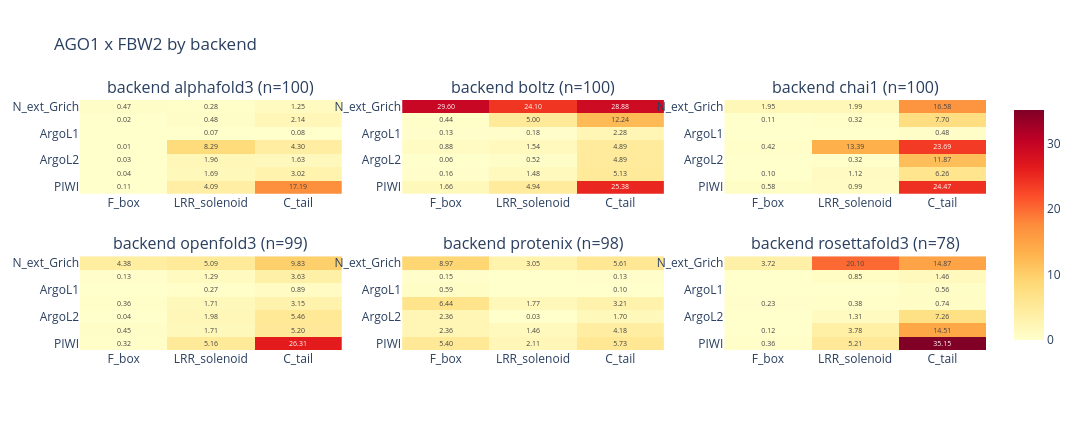

Write notebook code for a chart like this one.
### Markdown cell above
## Per-backend breakdown

Cross-architecture agreement check: do the six ABCfold backends place the
same domain–domain contacts? One panel per couple, one heatmap per surviving
backend, shared colour scale.

### Code cell
backends = sorted(df["backend"].dropna().unique())
backend_n_models = df.groupby("backend")["fname"].nunique()
print(f"{len(backends)} backend(s): " + ", ".join(f'{b} (n={backend_n_models[b]})' for b in backends))
panel_by("backend", backends, backend_n_models, "backend", "per_backend")

### Figure 1 — Plotly figure (JSON) as saved in the notebook; plotly's stock layout.template omitted (floating-point values rounded to 4 significant figures)
{"data": [{"colorscale": [[0.0, "rgb(255,255,204)"], [0.125, "rgb(255,237,160)"], [0.25, "rgb(254,217,118)"], [0.375, "rgb(254,178,76)"], [0.5, "rgb(253,141,60)"], [0.625, "rgb(252,78,42)"], [0.75, "rgb(227,26,28)"], [0.875, "rgb(189,0,38)"], [1.0, "rgb(128,0,38)"]], "hovertemplate": "backend alphafold3<br>%{y} / %{x}<br>%{z:.3f}/model<extra></extra>", "showscale": false, "text": [["0.47", "0.28", "1.25"], ["0.02", "0.48", "2.14"], ["", "0.07", "0.08"], ["0.01", "8.29", "4.30"], ["0.03", "1.96", "1.63"], ["0.04", "1.69", "3.02"], ["0.11", "4.09", "17.19"]], "textfont": {"size": 7}, "texttemplate": "%{text}", "type": "heatmap", "x": ["F_box", "LRR_solenoid", "C_tail"], "xaxis": "x", "y": ["N_ext_Grich", "ArgoN", "ArgoL1", "PAZ", "ArgoL2", "MID", "PIWI"], "yaxis": "y", "z": [[0.47, 0.28, 1.25], [0.02, 0.48, 2.14], [0.0, 0.07, 0.08], [0.01, 8.29, 4.3], [0.03, 1.96, 1.63], [0.04, 1.69, 3.02], [0.11, 4.09, 17.19]], "zmax": 35.15, "zmin": 0}, {"colorscale": [[0.0, "rgb(255,255,204)"], [0.125, "rgb(255,237,160)"], [0.25, "rgb(254,217,118)"], [0.375, "rgb(254,178,76)"], [0.5, "rgb(253,141,60)"], [0.625, "rgb(252,78,42)"], [0.75, "rgb(227,26,28)"], [0.875, "rgb(189,0,38)"], [1.0, "rgb(128,0,38)"]], "hovertemplate": "backend boltz<br>%{y} / %{x}<br>%{z:.3f}/model<extra></extra>", "showscale": false, "text": [["29.60", "24.10", "28.88"], ["0.44", "5.00", "12.24"], ["0.13", "0.18", "2.28"], ["0.88", "1.54", "4.89"], ["0.06", "0.52", "4.89"], ["0.16", "1.48", "5.13"], ["1.66", "4.94", "25.38"]], "textfont": {"size": 7}, "texttemplate": "%{text}", "type": "heatmap", "x": ["F_box", "LRR_solenoid", "C_tail"], "xaxis": "x2", "y": ["N_ext_Grich", "ArgoN", "ArgoL1", "PAZ", "ArgoL2", "MID", "PIWI"], "yaxis": "y2", "z": [[29.6, 24.1, 28.88], [0.44, 5.0, 12.24], [0.13, 0.18, 2.28], [0.88, 1.54, 4.89], [0.06, 0.52, 4.89], [0.16, 1.48, 5.13], [1.66, 4.94, 25.38]], "zmax": 35.15, "zmin": 0}, {"colorscale": [[0.0, "rgb(255,255,204)"], [0.125, "rgb(255,237,160)"], [0.25, "rgb(254,217,118)"], [0.375, "rgb(254,178,76)"], [0.5, "rgb(253,141,60)"], [0.625, "rgb(252,78,42)"], [0.75, "rgb(227,26,28)"], [0.875, "rgb(189,0,38)"], [1.0, "rgb(128,0,38)"]], "hovertemplate": "backend chai1<br>%{y} / %{x}<br>%{z:.3f}/model<extra></extra>", "showscale": false, "text": [["1.95", "1.99", "16.58"], ["0.11", "0.32", "7.70"], ["", "", "0.48"], ["0.42", "13.39", "23.69"], ["", "0.32", "11.87"], ["0.10", "1.12", "6.26"], ["0.58", "0.99", "24.47"]], "textfont": {"size": 7}, "texttemplate": "%{text}", "type": "heatmap", "x": ["F_box", "LRR_solenoid", "C_tail"], "xaxis": "x3", "y": ["N_ext_Grich", "ArgoN", "ArgoL1", "PAZ", "ArgoL2", "MID", "PIWI"], "yaxis": "y3", "z": [[1.95, 1.99, 16.58], [0.11, 0.32, 7.7], [0.0, 0.0, 0.48], [0.42, 13.39, 23.69], [0.0, 0.32, 11.87], [0.1, 1.12, 6.26], [0.58, 0.99, 24.47]], "zmax": 35.15, "zmin": 0}, {"colorscale": [[0.0, "rgb(255,255,204)"], [0.125, "rgb(255,237,160)"], [0.25, "rgb(254,217,118)"], [0.375, "rgb(254,178,76)"], [0.5, "rgb(253,141,60)"], [0.625, "rgb(252,78,42)"], [0.75, "rgb(227,26,28)"], [0.875, "rgb(189,0,38)"], [1.0, "rgb(128,0,38)"]], "hovertemplate": "backend openfold3<br>%{y} / %{x}<br>%{z:.3f}/model<extra></extra>", "showscale": false, "text": [["4.38", "5.09", "9.83"], ["0.13", "1.29", "3.63"], ["", "0.27", "0.89"], ["0.36", "1.71", "3.15"], ["0.04", "1.98", "5.46"], ["0.45", "1.71", "5.20"], ["0.32", "5.16", "26.31"]], "textfont": {"size": 7}, "texttemplate": "%{text}", "type": "heatmap", "x": ["F_box", "LRR_solenoid", "C_tail"], "xaxis": "x4", "y": ["N_ext_Grich", "ArgoN", "ArgoL1", "PAZ", "ArgoL2", "MID", "PIWI"], "yaxis": "y4", "z": [[4.384, 5.091, 9.828], [0.1313, 1.293, 3.626], [0.0, 0.2727, 0.8889], [0.3636, 1.707, 3.152], [0.0404, 1.98, 5.465], [0.4545, 1.707, 5.202], [0.3232, 5.162, 26.31]], "zmax": 35.15, "zmin": 0}, {"colorscale": [[0.0, "rgb(255,255,204)"], [0.125, "rgb(255,237,160)"], [0.25, "rgb(254,217,118)"], [0.375, "rgb(254,178,76)"], [0.5, "rgb(253,141,60)"], [0.625, "rgb(252,78,42)"], [0.75, "rgb(227,26,28)"], [0.875, "rgb(189,0,38)"], [1.0, "rgb(128,0,38)"]], "hovertemplate": "backend protenix<br>%{y} / %{x}<br>%{z:.3f}/model<extra></extra>", "showscale": false, "text": [["8.97", "3.05", "5.61"], ["0.15", "", "0.13"], ["0.59", "", "0.10"], ["6.44", "1.77", "3.21"], ["2.36", "0.03", "1.70"], ["2.36", "1.46", "4.18"], ["5.40", "2.11", "5.73"]], "textfont": {"size": 7}, "texttemplate": "%{text}", "type": "heatmap", "x": ["F_box", "LRR_solenoid", "C_tail"], "xaxis": "x5", "y": ["N_ext_Grich", "ArgoN", "ArgoL1", "PAZ", "ArgoL2", "MID", "PIWI"], "yaxis": "y5", "z": [[8.969, 3.051, 5.612], [0.1531, 0.0, 0.1327], [0.5918, 0.0, 0.102], [6.439, 1.765, 3.214], [2.357, 0.03061, 1.704], [2.357, 1.459, 4.184], [5.398, 2.112, 5.735]], "zmax": 35.15, "zmin": 0}, {"colorscale": [[0.0, "rgb(255,255,204)"], [0.125, "rgb(255,237,160)"], [0.25, "rgb(254,217,118)"], [0.375, "rgb(254,178,76)"], [0.5, "rgb(253,141,60)"], [0.625, "rgb(252,78,42)"], [0.75, "rgb(227,26,28)"], [0.875, "rgb(189,0,38)"], [1.0, "rgb(128,0,38)"]], "hovertemplate": "backend rosettafold3<br>%{y} / %{x}<br>%{z:.3f}/model<extra></extra>", "showscale": true, "text": [["3.72", "20.10", "14.87"], ["", "0.85", "1.46"], ["", "", "0.56"], ["0.23", "0.38", "0.74"], ["", "1.31", "7.26"], ["0.12", "3.78", "14.51"], ["0.36", "5.21", "35.15"]], "textfont": {"size": 7}, "texttemplate": "%{text}", "type": "heatmap", "x": ["F_box", "LRR_solenoid", "C_tail"], "xaxis": "x6", "y": ["N_ext_Grich", "ArgoN", "ArgoL1", "PAZ", "ArgoL2", "MID", "PIWI"], "yaxis": "y6", "z": [[3.718, 20.1, 14.87], [0.0, 0.8462, 1.462], [0.0, 0.0, 0.5641], [0.2308, 0.3846, 0.7436], [0.0, 1.308, 7.256], [0.1154, 3.782, 14.51], [0.359, 5.205, 35.15]], "zmax": 35.15, "zmin": 0}], "layout": {"annotations": [{"font": {"size": 16}, "showarrow": false, "text": "backend alphafold3 (n=100)", "x": 0.1444, "xanchor": "center", "xref": "paper", "y": 1.0, "yanchor": "bottom", "yref": "paper"}, {"font": {"size": 16}, "showarrow": false, "text": "backend boltz (n=100)", "x": 0.5, "xanchor": "center", "xref": "paper", "y": 1.0, "yanchor": "bottom", "yref": "paper"}, {"font": {"size": 16}, "showarrow": false, "text": "backend chai1 (n=100)", "x": 0.8556, "xanchor": "center", "xref": "paper", "y": 1.0, "yanchor": "bottom", "yref": "paper"}, {"font": {"size": 16}, "showarrow": false, "text": "backend openfold3 (n=99)", "x": 0.1444, "xanchor": "center", "xref": "paper", "y": 0.375, "yanchor": "bottom", "yref": "paper"}, {"font": {"size": 16}, "showarrow": false, "text": "backend protenix (n=98)", "x": 0.5, "xanchor": "center", "xref": "paper", "y": 0.375, "yanchor": "bottom", "yref": "paper"}, {"font": {"size": 16}, "showarrow": false, "text": "backend rosettafold3 (n=78)", "x": 0.8556, "xanchor": "center", "xref": "paper", "y": 0.375, "yanchor": "bottom", "yref": "paper"}], "height": 430, "title": {"text": "AGO1 x FBW2 by backend"}, "width": 1080, "xaxis": {"anchor": "y", "domain": [0.0, 0.2889]}, "xaxis2": {"anchor": "y2", "domain": [0.3556, 0.6444]}, "xaxis3": {"anchor": "y3", "domain": [0.7111, 1.0]}, "xaxis4": {"anchor": "y4", "domain": [0.0, 0.2889]}, "xaxis5": {"anchor": "y5", "domain": [0.3556, 0.6444]}, "xaxis6": {"anchor": "y6", "domain": [0.7111, 1.0]}, "yaxis": {"anchor": "x", "autorange": "reversed", "domain": [0.625, 1.0]}, "yaxis2": {"anchor": "x2", "autorange": "reversed", "domain": [0.625, 1.0]}, "yaxis3": {"anchor": "x3", "autorange": "reversed", "domain": [0.625, 1.0]}, "yaxis4": {"anchor": "x4", "autorange": "reversed", "domain": [0.0, 0.375]}, "yaxis5": {"anchor": "x5", "autorange": "reversed", "domain": [0.0, 0.375]}, "yaxis6": {"anchor": "x6", "autorange": "reversed", "domain": [0.0, 0.375]}}}
